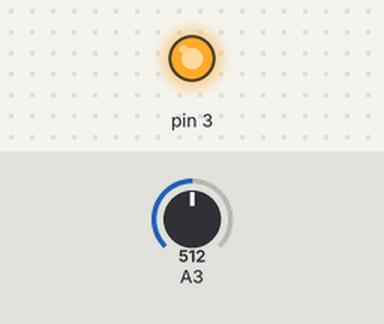
Simulated run of this sketch. Board: Arduino Uno, built with avr-gcc and run on an emulated ATmega328P. Shown: output pins drawn as LEDs (lit = HIGH). The test bench sets the inputs (shaded band); at power-on: A3 = 512.

Above: at 1.2 s.
1.3 s: A3 set to 52
2.8 s: A3 set to 45
At 3.6 s:
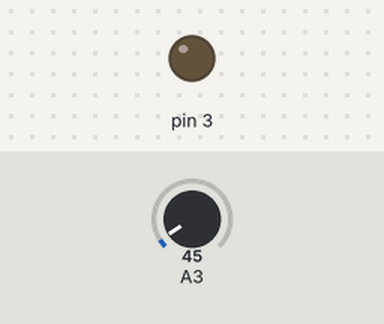
4.3 s: A3 set to 122
At 4.8 s:
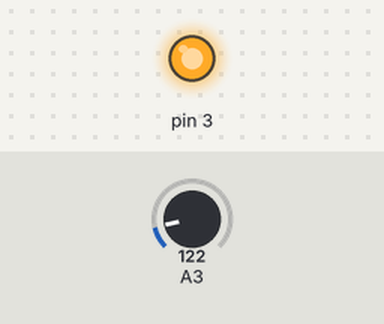
5.8 s: A3 set to 40
At 7.1 s:
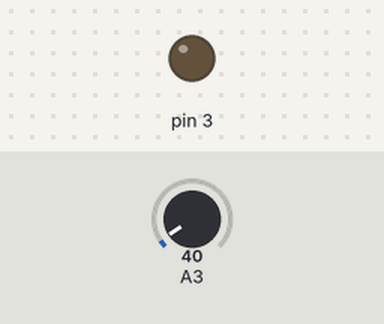
Timing chart, 0 to 8.3 s (numbered marks = the images above; inputs shaded):
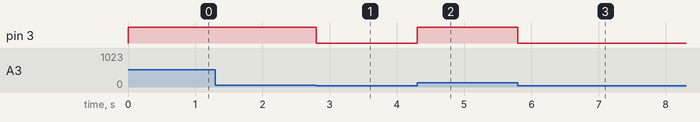

Measured:
- the behaviour switches between 50 and 49 on A3 (found by bisection; images 0 and 1)
- after the input at 1.3 s, every drawn part: stays the same
- after the input at 2.8 s, pin 3: HIGH → LOW at once
- after the input at 4.3 s, pin 3: LOW → HIGH at once
- after the input at 5.8 s, pin 3: HIGH → LOW at once

The sketch:

fireAlarm.ino
```cpp
void setup() {
  // put your setup code here, to run once:
  pinMode(A3, INPUT);
  pinMode(3, OUTPUT);
}

void loop() {
  // put your main code here, to run repeatedly:
  int y = analogRead(A3);
  if (y >= 50) {
    digitalWrite(3, HIGH);
  } else {
    digitalWrite(3, LOW);
  }
}
```
